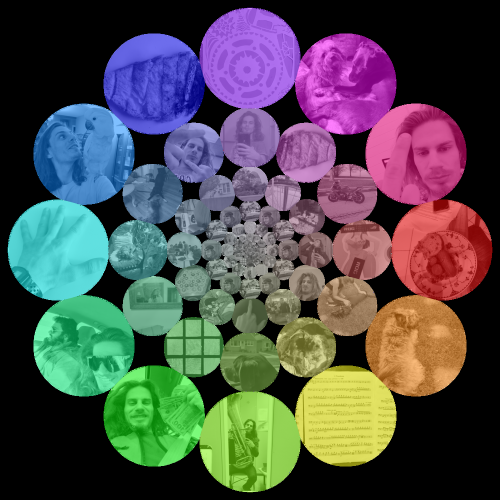
#> input picture out3.png, 1000 x 1000 px (shown at 1/2 size)
$ python -i main.py   (imports and definitions only)
#> lines starting #> are read from the running program, lines starting #| are printed output that depends on the picture
import math
from PIL import Image, ImageDraw, ImageColor, ImageOps, ExifTags
from load_images import image_paths


def fix_rotation(image):
    try:
        for orientation in ExifTags.TAGS.keys():
            if ExifTags.TAGS[orientation] == "Orientation":
                break

        exif = image.getexif()

        if exif[orientation] == 3:
            image = image.rotate(180, expand=True)
        elif exif[orientation] == 6:
            image = image.rotate(270, expand=True)
        elif exif[orientation] == 8:
            image = image.rotate(90, expand=True)

    except (AttributeError, KeyError, IndexError):
        pass
    return image


def radius(h):
    return h * math.sin(math.pi / 12)


def circle_center(h, n):
    x = math.cos(math.pi / 6 * n) * h
    y = math.sin(math.pi / 6 * n) * h
    return (x, y)


def next_h(h):
    r = radius(h)
    return h - r - r * 0.6


def circle_crop(image: Image):
    size = image.size
    mask = Image.new("L", size, 0)
    draw = ImageDraw.Draw(mask)
    draw.ellipse((0, 0) + size, fill=255)
    image.putalpha(mask)


def draw_shape(draw, x0, y0, h, i):
    r = radius(h)
    x, y = circle_center(h, i)
    color = ImageColor.getrgb(f"hsl({360//12 * i}, {int(100 * .5 ** j)}%, 50%)")
    draw.ellipse(((x0 + x - r, y0 + y - r), (x0 + x + r, y0 + y + r)), color)


def shrink(img: Image.Image, size):

    return img.resize(size, Image.LANCZOS)


def place_img(base: Image, img: Image, x0, y0, h, i):
    working_copy = img.copy()
    r = int(radius(h))

    working_copy = shrink(working_copy, (r * 2, r * 2))
    x, y = circle_center(h, i)
    # coords = [int(v) for v in (x0 + x - r, y0 + y - r, x0 + x + r, y0 + y + r)]
    coords = tuple((int(v) for v in (x0 + x - r, y0 + y - r)))

    circle_crop(working_copy)
    base.paste(working_copy, coords, working_copy)


s = 6
img = Image.new("RGBA", (1200 * s, 1200 * s))
#> img: PIL image 7200x7200 RGBA; every value is 0
base = Image.new("RGBA", (1200 * s, 1200 * s))
draw = ImageDraw.Draw(img)
h0 = 460 * s
x0 = 600 * s
y0 = 600 * s
h = h0


# [23 lines not run here, left out]

blended = Image.blend(base, img, 0.5)

# [2 lines not run here, left out]

>>> import cv2
>>> picture = cv2.imread('out3.png', cv2.IMREAD_GRAYSCALE)
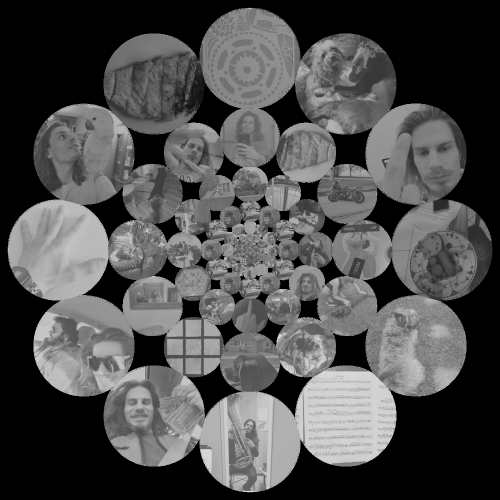
#> picture: shape (1000, 1000) (shown at 1/2 size); min 0, max 255, mean 77.2
>>> result = fix_rotation(picture)
